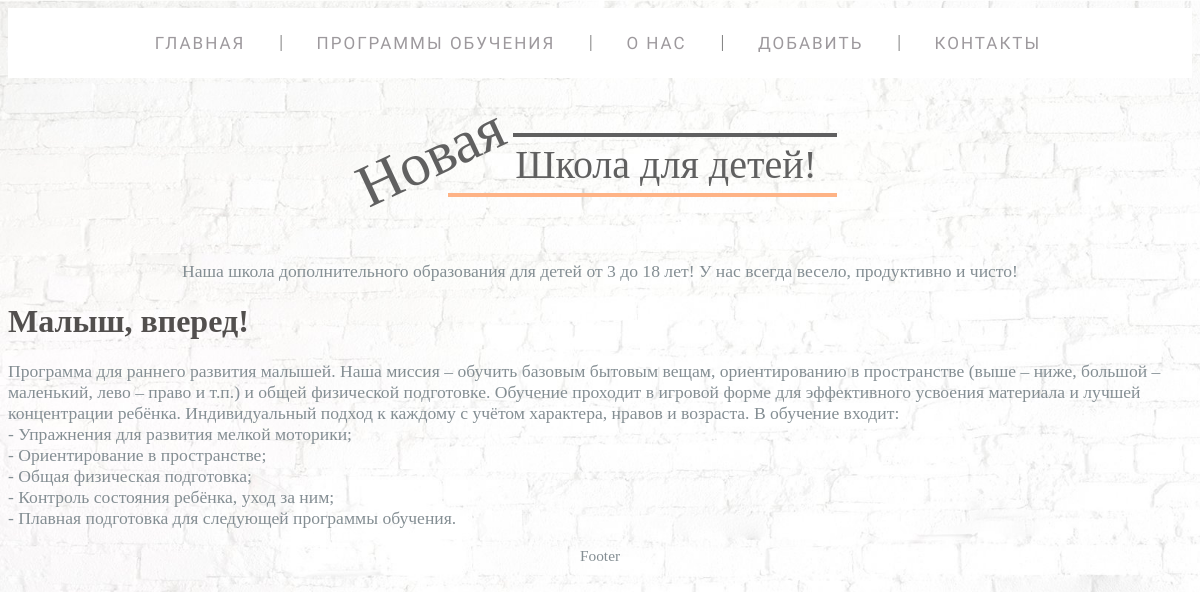
The app's page /programma/malysh-vpered with its own data.
### school/models.py (models this page shows, shortened)
class PhotoEducations(models.Model):
    name_edu = models.CharField(max_length=40, verbose_name='Название')
    slug = models.SlugField(max_length=255, db_index=True, unique=True, verbose_name='URL')
    photo = models.ImageField(upload_to='photos/%Y/%m/%d/', verbose_name='Фото')
    def __str__(self):
        return self.name_edu
    class Meta:
        verbose_name = 'Фото программы'
        verbose_name_plural = 'Фото программ'

class Educations(models.Model):
    name = models.ForeignKey('PhotoEducations', on_delete=models.CASCADE, default=1, verbose_name='Название')
    slug = models.SlugField(max_length=255, db_index=True, unique=True, verbose_name='URL')
    min_age_kids = models.PositiveIntegerField(default=0)
    max_age_kids = models.IntegerField(
        validators=[
            MaxValueValidator(18),
            MinValueValidator(1)
        ]
    )
    about = models.TextField(blank=True, verbose_name='О программе')
    type_edu = models.ForeignKey('Categories', on_delete=models.CASCADE, verbose_name='Тип программы')
    class Meta:
        verbose_name = 'Программу'
        verbose_name_plural = 'Программы'
        ordering = ['id']

### school/views.py (the view)
# urls.py: path('programma/<slug:num>', program, name='programma'),
def program(request, num):
    prog = Educations.objects.get(slug=num)
    p_name = get_object_or_404(PhotoEducations, slug=num)
    context['prog'] = prog
    context['p_name'] = p_name
    context['title'] = p_name
    return render(request, 'school/program.html', context=context)

### school/templates/school/program.html
{% extends 'school/base.html' %}
{% block content %}
<div class="five"><h1>Школа для детей!</h1></div>
<div class="proog">
  <p>Наша школа дополнительного образования для детей от 3 до 18 лет! У нас всегда весело, продуктивно и чисто!</p>
</div>
<h1>{{p_name.name_edu}}</h1>
{{prog.about|linebreaks}}
{% endblock content %}

### school/static/school/css/style.css (style rules this page uses)
body { font-family: 'Comfortaa', cursive; color: #524f4e; font-weight: 300; background-repeat: no-repeat; background-attachment: fixed; background-size: 50% 50%; }
p { font-size: 1.1em; font-family: 'Comfortaa', cursive; color: #848e93; }
* { box-sizing: border-box; }
.five { padding: 50px 20px 50px 170px; text-align: center; }
.five h1 { font-weight: 400; position: relative; color: #606060; font-size: 2.5em; font-weight: normal; display: inline-block; margin: 0; line-height: 1; padding: 8px 20px 8px 2px; border-top: 4px solid; }
.five h1:before { content: "Новая"; position: absolute; top: -10px; left: -160px; font-size: 1.5em; transform: rotate(-25deg); }
.five h1:after { content: ""; position: absolute; width: 120%; height: 4px; right: 0; bottom: -4px; background: #feb386; }
.proog { margin-left: auto; margin-right: auto; text-align: center; }

### records on screen
PhotoEducations: name_edu "Малыш, вперед!"
Educations: about "Программа для раннего развития малышей. Наша миссия – обучить базовым бытовым вещам, ориентированию в пространстве (выше – ниже, большой – маленький, лево – право и т.п.) и общей физической подготовке. Обучение проходит в игровой форме для эффективного усвоения материала и лучшей концентрации ребёнка. Индивидуальный подход к каждому с учётом характера, нравов и возраста. В обучение входит: - Упражнения для развития мелкой моторики; - Ориентирование в пространстве; - Общая физическая подготовка; - Контроль состояния ребёнка, уход за ним; - Плавная подготовка для следующей программы обучения."

### other values on screen
{{ m.title }} "ГЛАВНАЯ" "ПРОГРАММЫ ОБУЧЕНИЯ" "О НАС" "ДОБАВИТЬ" "КОНТАКТЫ"
